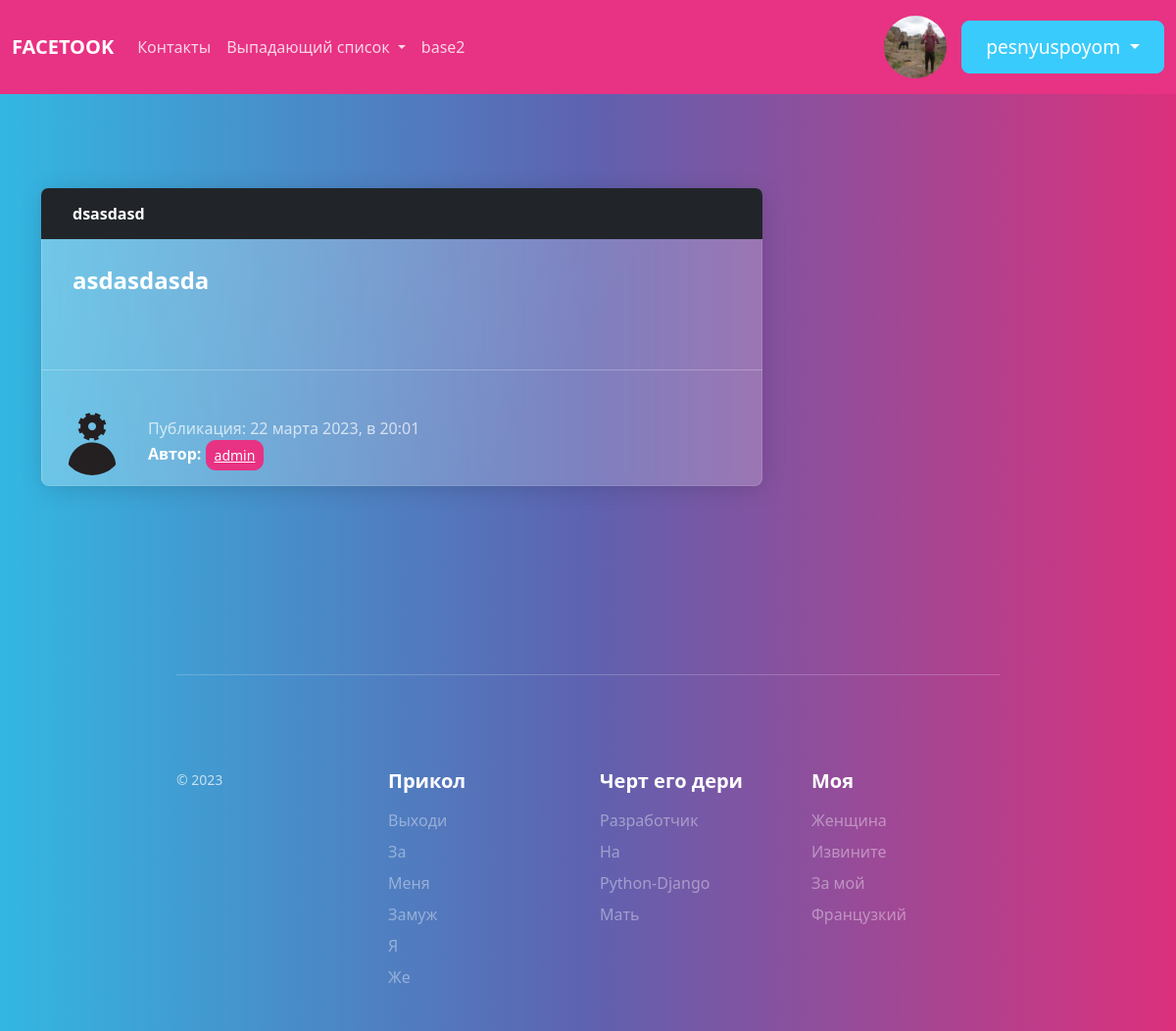
The app's page /news/29 (signed in) with its own data.
### users/models.py (models this page shows, shortened)
class Profile(models.Model):
    user = models.OneToOneField(User, on_delete=models.CASCADE)
    img = models.ImageField('Фото пользователя', default='default.png', upload_to='user_images')
    class Meta:
        verbose_name = 'Профайл'
        verbose_name_plural = 'Профайлы'

### blog/models.py (models this page shows, shortened)
class News(models.Model):                                       # unique СНИЗУ, добавляет уникальность, статьи с таким же именем не будет
    title = models.CharField('Название статьи', max_length=200, unique=True) # класс CharField позволяет создать поле, в котором мы можем написать текст с ограничением 100 символов
    text = models.TextField('Основной текст статьи') # класс TextField позволяет создать поле, в котором мы можем написать текст ограничением
    date = models.DateTimeField('Дата', default=timezone.now) # класс DateTimeField время создания статьи
    avtor = models.ForeignKey(User, verbose_name='Автор', on_delete=models.CASCADE)  # это поле привязанное к определенному пользователю + управлние удалением этого пользователя
    def __str__(self):
        return f'{self.title}'
    class Meta:
        verbose_name = 'Новость'
        verbose_name_plural = 'Новости'

### blog/views.py (the view)
# urls.py: path('news/<int:pk>', views.NewsDetailView.as_view(), name='news-detail'),
class NewsDetailView(DetailView):
    model = News
    template_name = 'blog/news_detail.html'
    def get_context_data(self, **kwards):
        ctx = super(NewsDetailView, self).get_context_data(**kwards)
        ctx['title'] = News.objects.get(pk=self.kwargs['pk'])
        return ctx

### blog/templates/blog/news_detail.html (shortened to what this page needs)
{% extends 'blog/base.html' %}
{%block content%}
<div class="card border-dark mb-5">
    <div class="card-header">{{ object.title }}</div>
    <div class="card-body">
        <h4 class="card-title">{{ object.text|safe }}</h4>
    </div>
    <hr>
    <div style="display: flex; align-items: center;">
        <div>
            <img src="{{ object.avtor.profile.img.url }}" alt="{{ object.avtor }}" class="user_images">
        </div>
        <div style="margin-left: 10px; margin-top: 15px;">
            <span class="text-muted">Публикация: {{ object.date|date:"d E Y, в H:i"}}</span>
            <p>
                <b>Автор:</b>
                <button type="button" class="btn btn-primary btn-sm">
                    <a href="{% url 'user-news' object.avtor %}"> {{object.avtor}}</a>
                </button>
            </p>
        </div>
    </div>
</div>
{% endblock %}

### blog/templates/blog/base.html (shortened to what this page needs)
{% load static %}
<!doctype html>
<html lang="ru">
<head>
    <link rel="stylesheet" href="{% static 'css/bootstrap.css' %}">
    <link rel="stylesheet" href="{% static 'blog/main.css' %}">
</head>
<body>
<nav class="navbar navbar-expand-lg navbar-dark bg-primary">
    <div class="container-fluid">
        <a class="navbar-brand" href="http://127.0.0.1:8000/">
            <ya-tr-span data-index="41-0" data-translated="false" data-source-lang="en" data-target-lang="ru"
                        data-value="Navbar" data-translation="Панель навигации" data-ch="0" data-type="trSpan">
                FACETOOK
            </ya-tr-span>
        </a>
        <div class="collapse navbar-collapse" id="navbarColor01">
            <ul class="navbar-nav me-auto">
                <li class="nav-item">
                    <a class="nav-link" href="{% url 'contacts' %}">
                        <ya-tr-span data-index="43-0" data-translated="false" data-source-lang="en"
                                    data-target-lang="ru" data-value="Features" data-translation="Характеристики"
                                    data-ch="0" data-type="trSpan">Контакты
                        </ya-tr-span>
                    </a>
                </li>
                <li class="nav-item dropdown">
                    <a class="nav-link dropdown-toggle show" data-bs-toggle="dropdown" href="#" role="button"
                       aria-haspopup="true" aria-expanded="true">
                        <ya-tr-span data-index="46-0" data-translated="false" data-source-lang="en"
                                    data-target-lang="ru" data-value="Dropdown" data-translation="Выпадающий список"
                                    data-ch="0" data-type="trSpan">Выпадающий список
                        </ya-tr-span>
                    </a>
                </li>
                <li class="nav-item">
                    <a class="nav-link" href="{% url 'base2' %}">
                        <ya-tr-span data-index="43-0" data-translated="false" data-source-lang="en"
                                    data-target-lang="ru" data-value="Features" data-translation="Характеристики"
                                    data-ch="0" data-type="trSpan">base2
                        </ya-tr-span>
                    </a>
                </li>
            </ul>
            {% if not user.is_authenticated %}
            <a href="{% url 'reg' %}">
                <button class="btn btn-outline-warning">Регистрация</button>
            </a>
            <a href="{% url 'user' %}" class="px-2">
                <button class="btn btn-outline-info">Войти</button>
            </a>
            {% else %}
            <img src="{{ user.profile.img.url }}" alt="{{ username }}'s profile picture" class="user_images">
            <div class="btn-group" role="group" aria-label="Группа кнопок с вложенным выпадающим списком">
                <div class="btn-group" role="group">
                    <button id="btnGroupDrop4" type="button" class="btn btn-info dropdown-toggle"
                            data-bs-toggle="dropdown" aria-haspopup="true" aria-expanded="false"
                            style="font-size: 1.2em;">
                        {{ user.username }}
                    </button>
                </div>
            </div>
            {% endif %}
        </div>
    </div>
</nav>
<div class="container mt-5">
    <div class="row">
        <div class="col-md-8">
            {% block content %}
            {% endblock %}
        </div>
        <div class="col-md-4">
        </div>
    </div>
</div>
<footer class="pt-4 my-md-5 pt-md-5 border-top">
    <div class="row">
        <div class="col-12 col-md">
            <small class="d-block mb-3 text-muted">© 2023</small>
        </div>
        <div class="col-6 col-md">
            <h5>Прикол</h5>
            <ul class="list-unstyled text-small">
                <li class="mb-1"><a class="link-secondary text-decoration-none" href="#">Выходи</a></li>
                <li class="mb-1"><a class="link-secondary text-decoration-none" href="#">За</a></li>
                <li class="mb-1"><a class="link-secondary text-decoration-none" href="#">Меня</a></li>
                <li class="mb-1"><a class="link-secondary text-decoration-none" href="#">Замуж</a></li>
                <li class="mb-1"><a class="link-secondary text-decoration-none" href="#">Я</a></li>
                <li class="mb-1"><a class="link-secondary text-decoration-none" href="#">Же</a></li>
            </ul>
        </div>
        <div class="col-6 col-md">
            <h5>Черт его дери</h5>
            <ul class="list-unstyled text-small">
                <li class="mb-1"><a class="link-secondary text-decoration-none" href="#">Разработчик</a></li>
                <li class="mb-1"><a class="link-secondary text-decoration-none" href="#">На</a></li>
                <li class="mb-1"><a class="link-secondary text-decoration-none" href="#">Python-Django</a></li>
                <li class="mb-1"><a class="link-secondary text-decoration-none" href="#">Мать</a></li>
            </ul>
        </div>
        <div class="col-6 col-md">
            <h5>Моя</h5>
            <ul class="list-unstyled text-small">
                <li class="mb-1"><a class="link-secondary text-decoration-none" href="#">Женщина</a></li>
                <li class="mb-1"><a class="link-secondary text-decoration-none" href="#">Извините</a></li>
                <li class="mb-1"><a class="link-secondary text-decoration-none" href="#">За мой</a></li>
                <li class="mb-1"><a class="link-secondary text-decoration-none" href="#">Французкий</a></li>
            </ul>
        </div>
    </div>
</footer>
</body>
</html>

### blog/static/blog/main.css (style rules this page uses)
.user_images { width: 64px; height: 64px; border-radius: 50%; margin-right: 15px; margin-left: 20px; }
footer { width: 70%; margin-left: 15%; }

### blog/templates/blog/base.html (style rules this page uses)
.navbar-brand { font-weight: bold; }

### records on screen
News: title "dsasdasd", text "asdasdasda", avtor.profile.img (picture), date "22 марта 2023, в 20:01", avtor "admin"

### other values on screen
{{ user.username }} "pesnyuspoyom"
